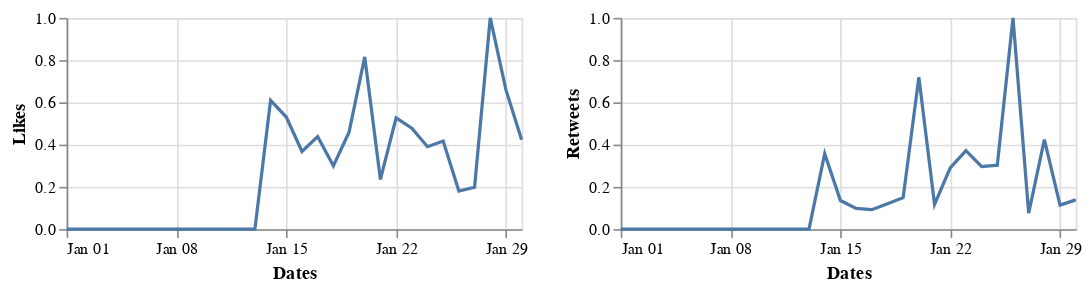

Here is the notebook cell this chart was saved with:
### Markdown cell above
## January 2020

### Code cell
alt.hconcat(c1_jan, c2_jan)

### Figure 1 — Vega-Lite specification as saved in the notebook (floating-point values rounded to 4 significant figures)
{"config": {"view": {"continuousWidth": 400, "continuousHeight": 300}}, "hconcat": [{"data": {"name": "data-baf872ffb7e79b9c33c6e17aa382c905"}, "mark": "line", "encoding": {"x": {"type": "temporal", "field": "Dates", "timeUnit": "monthdate", "title": "Dates"}, "y": {"type": "quantitative", "field": "Likes"}}, "height": 130, "width": 280}, {"data": {"name": "data-ef2bf7093359a841e574d165d6b4a1a6"}, "mark": "line", "encoding": {"x": {"type": "temporal", "field": "Dates", "timeUnit": "monthdate", "title": "Dates"}, "y": {"type": "quantitative", "field": "Retweets"}}, "height": 130, "width": 280}], "$schema": "https://vega.github.io/schema/vega-lite/v4.8.1.json", "datasets": {"data-baf872ffb7e79b9c33c6e17aa382c905": [{"Dates": "2020-01-14T00:00:00", "Likes": 0.6095}, {"Dates": "2020-01-15T00:00:00", "Likes": 0.5307}, {"Dates": "2020-01-16T00:00:00", "Likes": 0.3674}, {"Dates": "2020-01-17T00:00:00", "Likes": 0.4382}, {"Dates": "2020-01-18T00:00:00", "Likes": 0.2994}, {"Dates": "2020-01-19T00:00:00", "Likes": 0.4583}, {"Dates": "2020-01-20T00:00:00", "Likes": 0.8153}, {"Dates": "2020-01-21T00:00:00", "Likes": 0.2352}, {"Dates": "2020-01-22T00:00:00", "Likes": 0.527}, {"Dates": "2020-01-23T00:00:00", "Likes": 0.4775}, {"Dates": "2020-01-24T00:00:00", "Likes": 0.3902}, {"Dates": "2020-01-25T00:00:00", "Likes": 0.4168}, {"Dates": "2020-01-26T00:00:00", "Likes": 0.1803}, {"Dates": "2020-01-27T00:00:00", "Likes": 0.1982}, {"Dates": "2020-01-28T00:00:00", "Likes": 1.0}, {"Dates": "2020-01-29T00:00:00", "Likes": 0.6588}, {"Dates": "2020-01-30T00:00:00", "Likes": 0.4226}, {"Dates": "2020-01-01T00:00:00", "Likes": 0.0}, {"Dates": "2020-01-02T00:00:00", "Likes": 0.0}, {"Dates": "2020-01-03T00:00:00", "Likes": 0.0}, {"Dates": "2020-01-04T00:00:00", "Likes": 0.0}, {"Dates": "2020-01-05T00:00:00", "Likes": 0.0}, {"Dates": "2020-01-06T00:00:00", "Likes": 0.0}, {"Dates": "2020-01-07T00:00:00", "Likes": 0.0}, {"Dates": "2020-01-08T00:00:00", "Likes": 0.0}, {"Dates": "2020-01-09T00:00:00", "Likes": 0.0}, {"Dates": "2020-01-10T00:00:00", "Likes": 0.0}, {"Dates": "2020-01-11T00:00:00", "Likes": 0.0}, {"Dates": "2020-01-12T00:00:00", "Likes": 0.0}, {"Dates": "2020-01-13T00:00:00", "Likes": 0.0}], "data-ef2bf7093359a841e574d165d6b4a1a6": [{"Dates": "2020-01-14T00:00:00", "Retweets": 0.3566}, {"Dates": "2020-01-15T00:00:00", "Retweets": 0.1355}, {"Dates": "2020-01-16T00:00:00", "Retweets": 0.0983}, {"Dates": "2020-01-17T00:00:00", "Retweets": 0.0921}, {"Dates": "2020-01-18T00:00:00", "Retweets": 0.1199}, {"Dates": "2020-01-19T00:00:00", "Retweets": 0.149}, {"Dates": "2020-01-20T00:00:00", "Retweets": 0.7194}, {"Dates": "2020-01-21T00:00:00", "Retweets": 0.1167}, {"Dates": "2020-01-22T00:00:00", "Retweets": 0.2896}, {"Dates": "2020-01-23T00:00:00", "Retweets": 0.3712}, {"Dates": "2020-01-24T00:00:00", "Retweets": 0.2959}, {"Dates": "2020-01-25T00:00:00", "Retweets": 0.3027}, {"Dates": "2020-01-26T00:00:00", "Retweets": 1.0}, {"Dates": "2020-01-27T00:00:00", "Retweets": 0.07517}, {"Dates": "2020-01-28T00:00:00", "Retweets": 0.4239}, {"Dates": "2020-01-29T00:00:00", "Retweets": 0.1136}, {"Dates": "2020-01-30T00:00:00", "Retweets": 0.1386}, {"Dates": "2020-01-01T00:00:00", "Retweets": 0.0}, {"Dates": "2020-01-02T00:00:00", "Retweets": 0.0}, {"Dates": "2020-01-03T00:00:00", "Retweets": 0.0}, {"Dates": "2020-01-04T00:00:00", "Retweets": 0.0}, {"Dates": "2020-01-05T00:00:00", "Retweets": 0.0}, {"Dates": "2020-01-06T00:00:00", "Retweets": 0.0}, {"Dates": "2020-01-07T00:00:00", "Retweets": 0.0}, {"Dates": "2020-01-08T00:00:00", "Retweets": 0.0}, {"Dates": "2020-01-09T00:00:00", "Retweets": 0.0}, {"Dates": "2020-01-10T00:00:00", "Retweets": 0.0}, {"Dates": "2020-01-11T00:00:00", "Retweets": 0.0}, {"Dates": "2020-01-12T00:00:00", "Retweets": 0.0}, {"Dates": "2020-01-13T00:00:00", "Retweets": 0.0}]}}
